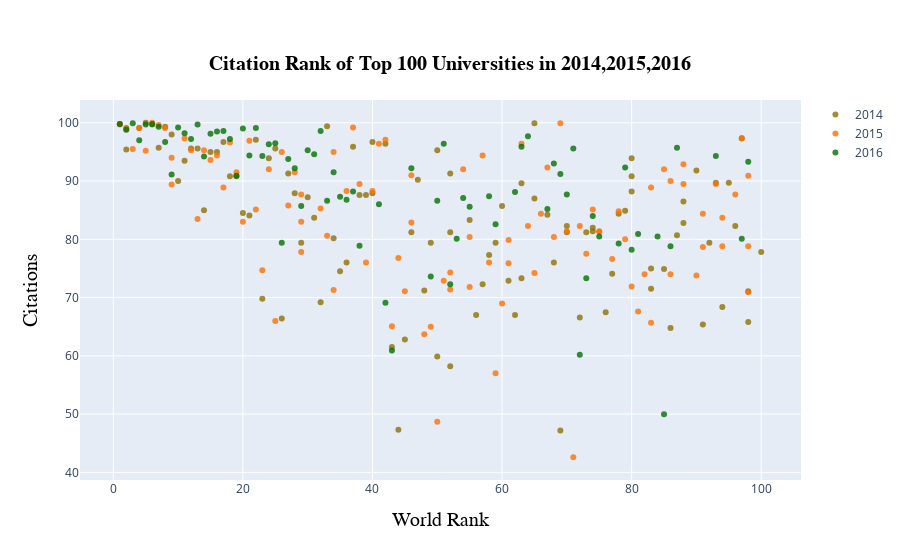

Notebook cell for this chart:
### Code cell
# Citation Rank of Top 100 Universities in 2014,2015,2016
df2014 = timesData[timesData.year == 2014].iloc[:100,:]
df2015 = timesData[timesData.year == 2015].iloc[:100,:]
df2016 = timesData[timesData.year == 2016].iloc[:100,:]

trace1 = go.Scatter(
                    x = df2014.world_rank,
                    y = df2014.citations,
                    mode = 'markers',
                    name = '2014',
                    marker = dict(color = 'rgba(144, 112, 2, 0.8)'),
                    text = df2014.university_name
)
                    
trace2 = go.Scatter(
                    x = df2015.world_rank,
                    y = df2015.citations,
                    mode = 'markers',
                    name = '2015',
                    marker = dict(color = 'rgba(255, 112, 2, 0.8)'),
                    text = df2015.university_name
)

trace3 = go.Scatter(
                    x = df2016.world_rank,
                    y = df2016.citations,
                    mode = 'markers',
                    name = '2016',
                    marker = dict(color = 'rgba(3, 112, 2, 0.8)'),
                    text = df2016.university_name
)

data = [trace1, trace2, trace3]
layout = go.Layout(title = dict(text = '<b>Citation Rank of Top 100 Universities in 2014,2015,2016</b>',
                           x = 0.5, y = 0.9,
                           font = dict(family = 'Italic',
                                       size = 20,
                                       color = 'Black')
                          ),
              xaxis = dict(title = dict(text = 'World Rank',
                                        font = dict(family = 'Italic',
                                                   size = 20,
                                                   color = 'Black')
                                       ),
                           ticklen = 5,
                           zeroline = False
                          ),
              yaxis = dict(title = dict(text = 'Citations',
                                        font = dict(family = 'Italic',
                                                   size = 20,
                                                   color = 'Black')
                                       ),
                           ticklen = 5,
                           zeroline = False
                          ),
              )
fig = go.Figure(data=data, layout=layout)
iplot(fig)

### Figure 1 — Plotly figure (JSON) as saved in the notebook; plotly's stock layout.template omitted (floating-point values rounded to 4 significant figures)
{"data": [{"marker": {"color": "rgba(144, 112, 2, 0.8)"}, "mode": "markers", "name": "2014", "text": ["California Institute of Technology", "Harvard University", "University of Oxford", "Stanford University", "Massachusetts Institute of Technology", "Princeton University", "University of Cambridge", "University of California, Berkeley", "University of Chicago", "Imperial College London", "Yale University", "University of California, Los Angeles", "Columbia University", "ETH Zurich – Swiss Federal Institute of Technology Zurich", "Johns Hopkins University", "University of Pennsylvania", "Duke University", "University of Michigan", "Cornell University", "University of Toronto", "University College London", "Northwestern University", "University of Tokyo", "Carnegie Mellon University", "University of Washington", "National University of Singapore", "University of Texas at Austin", "Georgia Institute of Technology", "University of Illinois at Urbana-Champaign", "University of Wisconsin-Madison", "University of British Columbia", "London School of Economics and Political Science", "University of California, Santa Barbara", "University of Melbourne", "McGill University", "Karolinska Institute", "École Polytechnique Fédérale de Lausanne", "King’s College London", "University of Edinburgh", "New York University", "University of California, San Diego", "Washington University in St Louis", "University of Hong Kong", "Seoul National University", "Peking University", "University of Minnesota", "University of North Carolina at Chapel Hill", "Australian National University", "Pennsylvania State University", "Boston University", "Tsinghua University", "Brown University", "Kyoto University", "University of California, Davis", "LMU Munich", "Korea Advanced Institute of Science and Technology (KAIST)", "Hong Kong University of Science and Technology", "University of Manchester", "Ohio State University", "Pohang University of Science and Technology", "KU Leuven", "Purdue University", "The University of Queensland", "University of Göttingen", "Rice University", "École Normale Supérieure", "Leiden University", "Heidelberg University", "Delft University of Technology", "University of Southern California", "École Polytechnique", "University of Sydney", "Erasmus University Rotterdam", "University of Basel", "Utrecht University", "Nanyang Technological University", "Wageningen University and Research Center", "University of Pittsburgh", "University of Bristol", "Durham University", "Emory University", "Tufts University", "Michigan State University", "University of Amsterdam", "Ghent University", "Free University of Berlin", "Technical University of Munich", "Case Western Reserve University", "Vanderbilt University", "University of Notre Dame", "Monash University", "McMaster University", "University of California, Irvine", "Humboldt University of Berlin", "University of Rochester", "Pierre and Marie Curie University", "University of Colorado Boulder", "Maastricht University", "University of Groningen", "University of Helsinki"], "type": "scatter", "x": ["1", "2", "2", "4", "5", "6", "7", "8", "9", "10", "11", "12", "13", "14", "15", "16", "17", "18", "19", "20", "21", "22", "23", "24", "25", "26", "27", "28", "29", "30", "31", "32", "33", "34", "35", "36", "37", "38", "39", "40", "40", "42", "43", "44", "45", "46", "47", "48", "49", "50", "50", "52", "52", "52", "55", "56", "57", "58", "59", "60", "61", "62", "63", "63", "65", "65", "67", "68", "69", "70", "70", "72", "73", "74", "74", "76", "77", "78", "79", "80", "80", "80", "83", "83", "85", "86", "87", "88", "88", "90", "91", "92", "93", "94", "95", "96", "97", "98", "98", "100"], "y": [99.8, 99.1, 95.4, 99.1, 100, 99.7, 95.7, 99.3, 98, 90, 93.5, 95.6, 95.6, 85, 95, 95, 96.7, 90.8, 90.8, 84.5, 84.1, 97.1, 69.8, 93.9, 95.6, 66.4, 91.3, 87.9, 79.4, 87.2, 83.7, 69.2, 99.4, 80.2, 74.5, 76, 95.9, 87.6, 87.6, 87.9, 96.7, 96.4, 61.5, 47.3, 62.8, 81.2, 90.2, 71.2, 79.4, 95.3, 59.9, 91.3, 58.2, 81.2, 83.3, 67, 72.3, 77.3, 79.4, 85.7, 72.9, 67, 73.3, 89.6, 99.9, 87, 84.2, 76, 47.2, 81.2, 82.3, 66.6, 81.2, 81.4, 82, 67.5, 74.1, 84.4, 84.9, 88.2, 90.8, 93.9, 71.5, 75, 74.9, 64.8, 80.7, 82.8, 86.5, 91.8, 65.4, 79.4, 89.7, 68.4, 89.7, 82.3, 97.3, 65.8, 71.1, 77.8]}, {"marker": {"color": "rgba(255, 112, 2, 0.8)"}, "mode": "markers", "name": "2015", "text": ["California Institute of Technology", "Harvard University", "University of Oxford", "Stanford University", "University of Cambridge", "Massachusetts Institute of Technology", "Princeton University", "University of California, Berkeley", "Imperial College London", "Yale University", "University of Chicago", "University of California, Los Angeles", "ETH Zurich – Swiss Federal Institute of Technology Zurich", "Columbia University", "Johns Hopkins University", "University of Pennsylvania", "University of Michigan", "Duke University", "Cornell University", "University of Toronto", "Northwestern University", "University College London", "University of Tokyo", "Carnegie Mellon University", "National University of Singapore", "University of Washington", "Georgia Institute of Technology", "University of Texas at Austin", "LMU Munich", "University of Illinois at Urbana-Champaign", "University of Wisconsin-Madison", "University of British Columbia", "University of Melbourne", "London School of Economics and Political Science", "École Polytechnique Fédérale de Lausanne", "University of Edinburgh", "University of California, Santa Barbara", "New York University", "McGill University", "King’s College London", "University of California, San Diego", "Washington University in St Louis", "University of Hong Kong", "Karolinska Institute", "Australian National University", "University of Minnesota", "University of North Carolina at Chapel Hill", "Peking University", "Tsinghua University", "Seoul National University", "Hong Kong University of Science and Technology", "Korea Advanced Institute of Science and Technology (KAIST)", "University of Manchester", "Brown University", "KU Leuven", "University of California, Davis", "Boston University", "Pennsylvania State University", "Kyoto University", "University of Sydney", "Nanyang Technological University", "École Polytechnique", "Scuola Normale Superiore di Pisa", "Leiden University", "The University of Queensland", "Pohang University of Science and Technology", "University of Göttingen", "Ohio State University", "Rice University", "Heidelberg University", "Delft University of Technology", "Erasmus University Rotterdam", "Wageningen University and Research Center", "University of Bristol", "University of Basel", "University of Southern California", "University of Amsterdam", "École Normale Supérieure", "Utrecht University", "Humboldt University of Berlin", "Free University of Berlin", "Michigan State University", "Durham University", "Monash University", "Middle East Technical University", "University of Arizona", "University of Notre Dame", "Tufts University", "University of California, Irvine", "Ghent University", "University of Massachusetts", "University of Pittsburgh", "Emory University", "McMaster University", "University of Glasgow", "Vanderbilt University", "University of Colorado Boulder", "Stockholm University", "Technical University of Munich", "Uppsala University"], "type": "scatter", "x": ["1", "2", "3", "4", "5", "6", "7", "8", "9", "9", "11", "12", "13", "14", "15", "16", "17", "18", "19", "20", "21", "22", "23", "24", "25", "26", "27", "28", "29", "29", "29", "32", "33", "34", "34", "36", "37", "38", "39", "40", "41", "42", "43", "44", "45", "46", "46", "48", "49", "50", "51", "52", "52", "54", "55", "55", "57", "58", "59", "60", "61", "61", "63", "64", "65", "66", "67", "68", "69", "70", "71", "72", "73", "74", "75", "75", "77", "78", "79", "80", "81", "82", "83", "83", "85", "86", "86", "88", "88", "90", "91", "91", "93", "94", "94", "96", "97", "98", "98", "98"], "y": [99.7, 98.9, 95.5, 99.1, 95.2, 100, 99.6, 99.1, 89.4, 94, 97.3, 95.3, 83.5, 95.3, 93.6, 94.4, 88.9, 96.6, 91.5, 83, 96.9, 85.1, 74.7, 92, 66, 95, 85.8, 91.5, 83, 77.8, 87.7, 85.3, 80.6, 71.3, 95, 88.3, 99.2, 89.5, 76, 88.3, 96.4, 97.1, 65.1, 76.8, 71.1, 82.9, 91, 63.7, 65, 48.7, 72.9, 71.4, 74.3, 92, 71.8, 80.4, 94.4, 76, 57, 69, 75.9, 79.9, 96.4, 82.3, 74.2, 84.4, 92.3, 80.4, 99.9, 81.4, 42.6, 82.3, 77.5, 85.1, 81.4, 81.3, 76.6, 84.8, 80, 71.9, 67.6, 74, 88.9, 65.7, 92, 74, 90, 92.9, 89.5, 73.8, 78.7, 84.4, 89.5, 78.8, 83.7, 87.7, 97.4, 90.9, 78.8, 70.9]}, {"marker": {"color": "rgba(3, 112, 2, 0.8)"}, "mode": "markers", "name": "2016", "text": ["California Institute of Technology", "University of Oxford", "Stanford University", "University of Cambridge", "Massachusetts Institute of Technology", "Harvard University", "Princeton University", "Imperial College London", "ETH Zurich – Swiss Federal Institute of Technology Zurich", "University of Chicago", "Johns Hopkins University", "Yale University", "University of California, Berkeley", "University College London", "Columbia University", "University of California, Los Angeles", "University of Pennsylvania", "Cornell University", "University of Toronto", "Duke University", "University of Michigan", "Carnegie Mellon University", "London School of Economics and Political Science", "University of Edinburgh", "Northwestern University", "National University of Singapore", "King’s College London", "Karolinska Institute", "LMU Munich", "New York University", "École Polytechnique Fédérale de Lausanne", "University of Washington", "University of Melbourne", "University of British Columbia", "KU Leuven", "University of Illinois at Urbana-Champaign", "Heidelberg University", "McGill University", "University of California, San Diego", "University of California, Santa Barbara", "Georgia Institute of Technology", "Peking University", "University of Tokyo", "University of California, Davis", "University of Hong Kong", "University of Texas at Austin", "Tsinghua University", "Wageningen University and Research Center", "Humboldt University of Berlin", "University of Wisconsin-Madison", "Brown University", "Australian National University", "Technical University of Munich", "École Normale Supérieure", "Nanyang Technological University", "University of Manchester", "University of Sydney", "University of Amsterdam", "Hong Kong University of Science and Technology", "The University of Queensland", "Washington University in St Louis", "Utrecht University", "University of North Carolina at Chapel Hill", "Boston University", "Delft University of Technology", "University of Minnesota", "Leiden University", "University of Southern California", "University of Bristol", "Durham University", "Erasmus University Rotterdam", "Free University of Berlin", "Monash University", "University of Groningen", "Pennsylvania State University", "University of Glasgow", "University of Helsinki", "University of Tübingen", "University of Pittsburgh", "University of Warwick", "Uppsala University", "University of Copenhagen", "University of New South Wales", "University of Freiburg", "Seoul National University", "University of St Andrews", "Vanderbilt University", "Kyoto University", "Maastricht University", "Emory University", "Lund University", "Ohio State University", "University of Exeter", "University of Bonn", "Georgetown University", "McMaster University", "University of Sheffield", "Queen Mary University of London", "University of Göttingen", "Michigan State University"], "type": "scatter", "x": ["1", "2", "3", "4", "5", "6", "7", "8", "9", "10", "11", "12", "13", "14", "15", "16", "17", "18", "19", "20", "21", "22", "23", "24", "25", "26", "27", "28", "29", "30", "31", "32", "33", "34", "35", "36", "37", "38", "=39", "=39", "41", "42", "43", "=44", "=44", "46", "=47", "=47", "49", "50", "51", "52", "53", "54", "55", "=56", "=56", "58", "59", "=60", "=60", "62", "63", "64", "=65", "=65", "67", "68", "69", "70", "71", "72", "73", "74", "75", "=76", "=76", "78", "79", "80", "81", "=82", "=82", "84", "85", "86", "87", "=88", "=88", "=90", "=90", "=90", "93", "=94", "=94", "=94", "97", "98", "=99", "=99"], "y": [99.8, 98.8, 99.9, 97, 99.7, 99.8, 99.3, 96.7, 91.1, 99.2, 98.2, 97.2, 99.7, 94.2, 98.1, 98.5, 98.6, 97.2, 90.9, 99, 94.4, 99.1, 94.3, 96.3, 96.5, 79.4, 93.8, 92.2, 85.7, 95.3, 94.6, 98.6, 86.6, 91.5, 87.3, 86.8, 88.2, 78.9, 98.7, 99.2, 86, 69.1, 60.9, 84.3, 70.1, 92.2, 58.8, 87.8, 73.6, 86.6, 96.4, 72.3, 80.1, 87.1, 85.6, 77.3, 77.5, 87.4, 82.6, 82.4, 99.2, 88.1, 95.9, 97.7, 61.5, 88, 85.2, 93, 91.2, 87.7, 95.6, 60.2, 73.3, 84, 80.5, 92.3, 82.1, 79.3, 92.3, 78.2, 80.9, 86.2, 82.1, 80.5, 50, 78.8, 95.7, 46.6, 82.7, 96.7, 81.3, 83.2, 94.3, 85.3, 82.5, 84.9, 80.1, 93.3, 72.7, 76.8]}], "layout": {"title": {"font": {"color": "Black", "family": "Italic", "size": 20}, "text": "<b>Citation Rank of Top 100 Universities in 2014,2015,2016</b>", "x": 0.5, "y": 0.9}, "xaxis": {"ticklen": 5, "title": {"font": {"color": "Black", "family": "Italic", "size": 20}, "text": "World Rank"}, "zeroline": false}, "yaxis": {"ticklen": 5, "title": {"font": {"color": "Black", "family": "Italic", "size": 20}, "text": "Citations"}, "zeroline": false}}}
